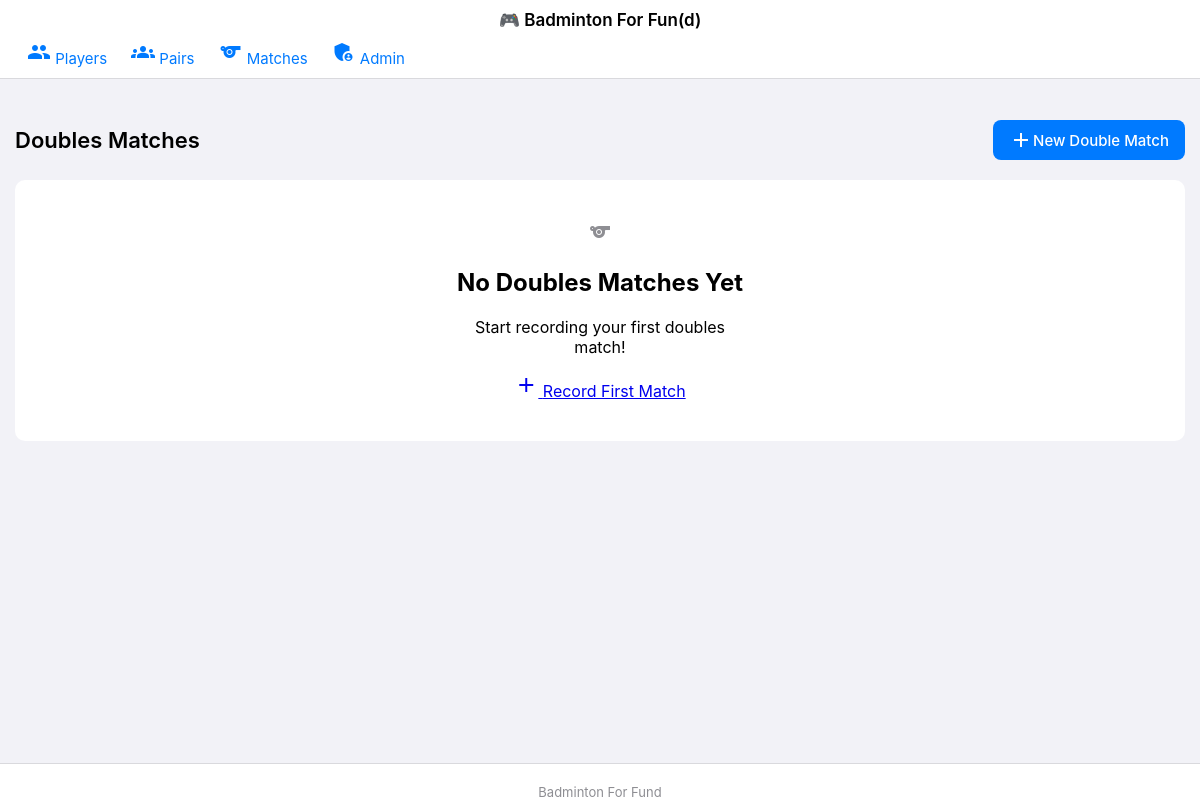
The page /double_matches on the database as committed earlier.
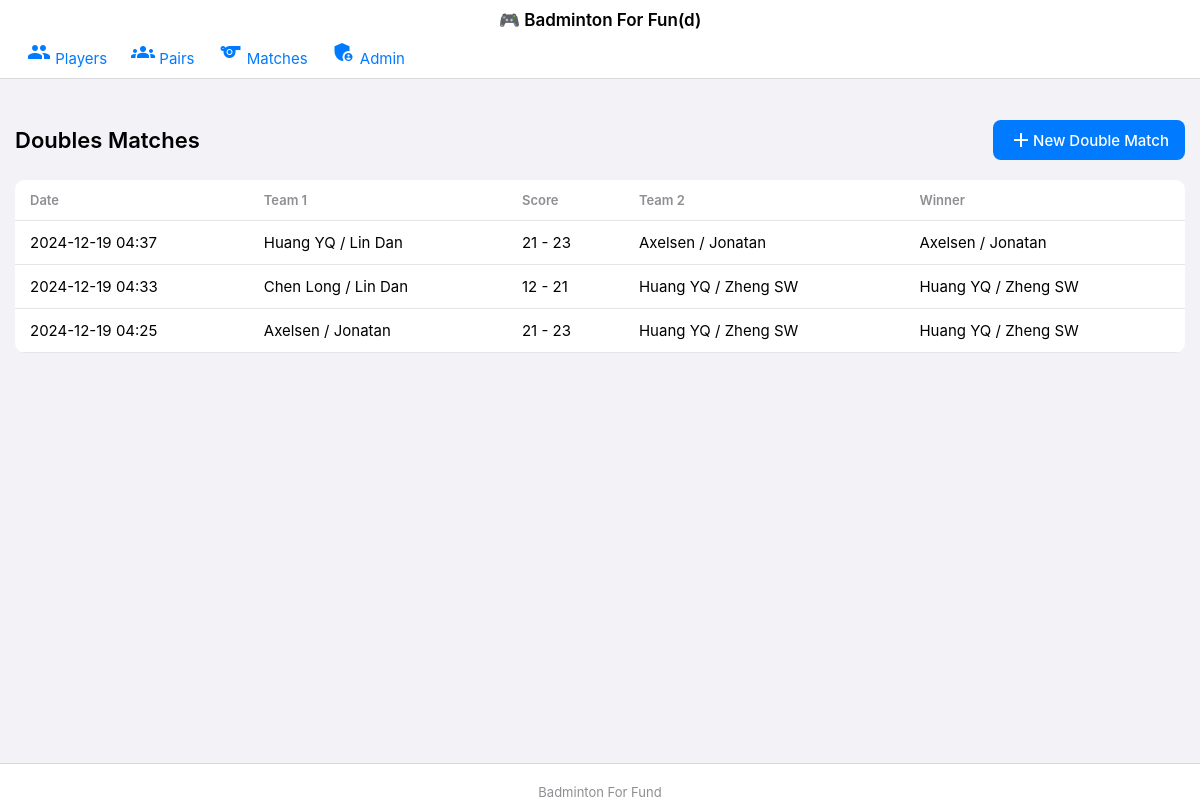
The same page on the database as committed later.
### app.py (models this page shows, shortened)
class DoubleMatch(db.Model):
    id = db.Column(db.Integer, primary_key=True)
    team1_pair_id = db.Column(db.Integer, db.ForeignKey('pair.id'), nullable=False)
    team2_pair_id = db.Column(db.Integer, db.ForeignKey('pair.id'), nullable=False)
    team1_score = db.Column(db.Integer, nullable=False)
    team2_score = db.Column(db.Integer, nullable=False)
    winner_pair_id = db.Column(db.Integer, db.ForeignKey('pair.id'), nullable=False)
    match_date = db.Column(db.DateTime, default=datetime.utcnow)
    team1_pair = db.relationship('Pair', foreign_keys=[team1_pair_id])
    team2_pair = db.relationship('Pair', foreign_keys=[team2_pair_id])
    winner_pair = db.relationship('Pair', foreign_keys=[winner_pair_id])

class Player(db.Model):
    id = db.Column(db.Integer, primary_key=True)
    name = db.Column(db.String(80), nullable=False, unique=True)
    sex = db.Column(db.Enum(Sex), nullable=False, default=Sex.U)
    join_date = db.Column(db.DateTime, default=datetime.utcnow)
    is_active = db.Column(db.Boolean, default=True)
    elo_rating = db.Column(db.Float, default=1200.0)

### app.py (the view)
@app.route('/double_matches')
def double_matches():
    matches = DoubleMatch.query.order_by(DoubleMatch.match_date.desc()).all()
    template = 'ios/double_matches.html' if is_ios() else 'double_matches.html'
    return render_template(template, matches=matches)

### app.py (called while the page is built)
def is_ios():
    user_agent = request.headers.get('User-Agent', '').lower()
    return any(device in user_agent for device in ['iphone', 'ipad'])

@app.context_processor
def utility_processor():
    return dict(is_ios=is_ios)

### templates/double_matches.html (shortened to what this page needs)
{% extends "base.html" %}
{% block content %}
<div class="header">
    <h1>Doubles Matches</h1>
    <a href="{{ url_for('add_double_match') }}" class="btn-add">
        <span class="material-icons">add</span>
        New Double Match
    </a>
</div>
{% if matches %}
    <div class="table-container">
        <table>
            <thead>
                <tr>
                    <th>Date</th>
                    <th>Team 1</th>
                    <th>Score</th>
                    <th>Team 2</th>
                    <th>Winner</th>
                </tr>
            </thead>
            <tbody>
                {% for match in matches %}
                <tr>
                    <td>{{ match.match_date.strftime('%Y-%m-%d %H:%M') }}</td>
                    <td>
                        {{ match.team1_pair.player1.name }} /
                        {{ match.team1_pair.player2.name }}
                    </td>
                    <td class="score-column">
                        <span class="{% if match.team1_score > match.team2_score %}winner-score{% endif %}">
                            {{ match.team1_score }}
                        </span>
                        -
                        <span class="{% if match.team2_score > match.team1_score %}winner-score{% endif %}">
                            {{ match.team2_score }}
                        </span>
                    </td>
                    <td>
                        {{ match.team2_pair.player1.name }} /
                        {{ match.team2_pair.player2.name }}
                    </td>
                    <td>
                        {{ match.winner_pair.player1.name }} /
                        {{ match.winner_pair.player2.name }}
                    </td>
                </tr>
                {% endfor %}
            </tbody>
        </table>
    </div>
{% else %}
    <div class="empty-state">
        <div class="empty-state-content">
            <span class="material-icons empty-icon">sports</span>
            <h2>No Doubles Matches Yet</h2>
            <p>Start recording your first doubles match!</p>
            <a href="{{ url_for('add_double_match') }}" class="btn-submit">
                <span class="material-icons">add</span>
                Record First Match
            </a>
        </div>
    </div>
{% endif %}
{% endblock %}

Rows that differ between the two databases and show on the page:
added DoubleMatch: match_date "2024-12-19 04:37", team1_pair.player1.name "Huang YQ", team1_pair.player2.name "Lin Dan", team1_score "21", team2_score "23", team2_pair.player1.name "Axelsen", team2_pair.player2.name "Jonatan", winner_pair.player1.name "Axelsen", winner_pair.player2.name "Jonatan"
added DoubleMatch: match_date "2024-12-19 04:33", team1_pair.player1.name "Chen Long", team1_pair.player2.name "Lin Dan", team1_score "12", team2_score "21", team2_pair.player1.name "Huang YQ", team2_pair.player2.name "Zheng SW", winner_pair.player1.name "Huang YQ", winner_pair.player2.name "Zheng SW"
added DoubleMatch: match_date "2024-12-19 04:25", team1_pair.player1.name "Axelsen", team1_pair.player2.name "Jonatan", team1_score "21", team2_score "23", team2_pair.player1.name "Huang YQ", team2_pair.player2.name "Zheng SW", winner_pair.player1.name "Huang YQ", winner_pair.player2.name "Zheng SW"
Other text that changed with them:
text no longer shown: "No Doubles Matches Yet Start recording your first doubles match! Record First Match"
text now shown: "Date Team 1 Score Team 2 Winner"
